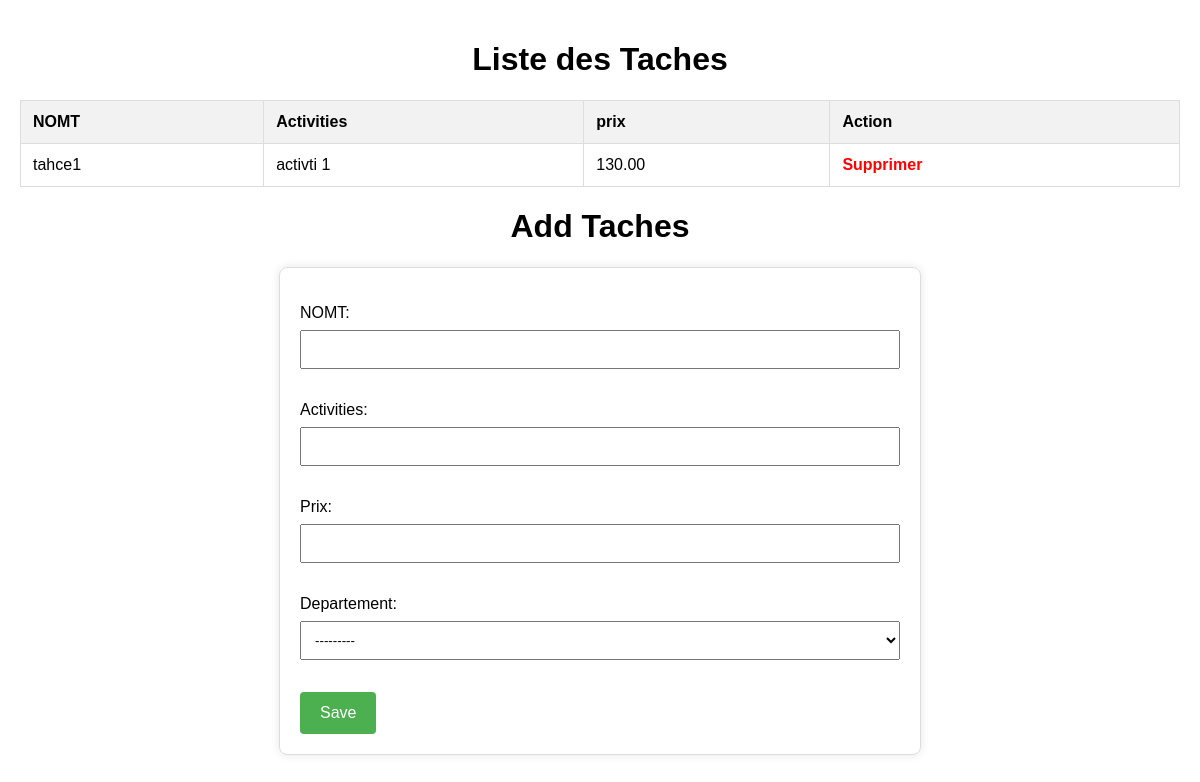
The page /add_tache/ on the database its author committed.
### app/models.py (models this page shows)
class Taches(models.Model):
    NOMT=models.CharField(max_length=30)
    Activities=models.CharField(max_length=100)
    prix=models.DecimalField(max_digits=10, decimal_places=2)
    Departement=models.ForeignKey(Departement,on_delete=models.CASCADE)

### app/views.py (the view)
# urls.py: path('add_tache/',add_taches,name='add_tache'),
def add_taches(request):
    taches = Taches.objects.all().values()
    fields = ['NOMT', 'Activities','prix']
    if request.method == 'POST':
        form = TachesForm(request.POST)
        if form.is_valid():
            form.save()
            mssg="commande envoyée, vous pouvez saisir une autre"
            context = {'taches': taches, 'fields': fields}
            return render(request, 'list_taches.html',context)
    else:
        form = TachesForm()
    context = {'taches': taches, 'fields': fields,'form':form}
    return render(request, 'add_taches.html', context)

### app/forms.py
class TachesForm(forms.ModelForm):
   class Meta:
       model = Taches
       fields = '__all__'

### app/templatetags/custom_filters.py (called while the page is built)
@register.filter(name='getattr')
def getattribute(value, arg):
     resu =value[arg]
     return resu

### app/templates/add_taches.html (shortened to what this page needs)
<!DOCTYPE html>
{% load custom_filters %}
<html>
<head>
</head>
<body>
    <h1>Liste des Taches</h1>
    <table border="1">
        <thead>
            <tr>
                {% for field in fields %}
                    <th>{{ field }}</th>
                {% endfor %}
                <th>Action</th>
            </tr>
        </thead>
        <tbody>
            {% for tache in taches %}
                <tr>
                    {% for field in fields %}
                        <td>{{ tache|getattr:field }}</td>
                    {% endfor %}
                    <td>
                        <a href="{% url 'delete_taches' tache.id %}" class="delete-link"> Supprimer </a>
                    </td>
                </tr>
            {% endfor %}
        </tbody>
    </table>
    <h1>Add Taches</h1>
    <form method="POST">
        {{ form.as_p }}
        <button type="submit">Save</button>
    </form>
</body>
</html>

### app/templates/add_taches.html (style rules this page uses)
body { margin: 0; padding: 20px; font-family: Arial, sans-serif; }
h1 { text-align: center; }
table { width: 100%; border-collapse: collapse; margin-top: 20px; }
th, td { border: 1px solid #ddd; padding: 12px; text-align: left; }
th { background-color: #f2f2f2; }
.delete-link { color: #FF0000; font-weight: bold; text-decoration: none; }
form { max-width: 600px; margin: 20px auto; padding: 20px; border: 1px solid #ddd; border-radius: 8px; box-shadow: 0 0 10px rgba(0, 0, 0, 0.1); }
label { display: block; margin-bottom: 8px; }
input, select { width: 100%; padding: 10px; margin-bottom: 16px; box-sizing: border-box; }
button { padding: 12px 20px; font-size: 16px; cursor: pointer; background-color: #4CAF50; color: #fff; border: none; border-radius: 4px; }

### rows shown on the page
Taches: fields "tahce1" "activti 1" "130.00"

### other values the page prints
{{ field }} "NOMT" "Activities" "prix"
